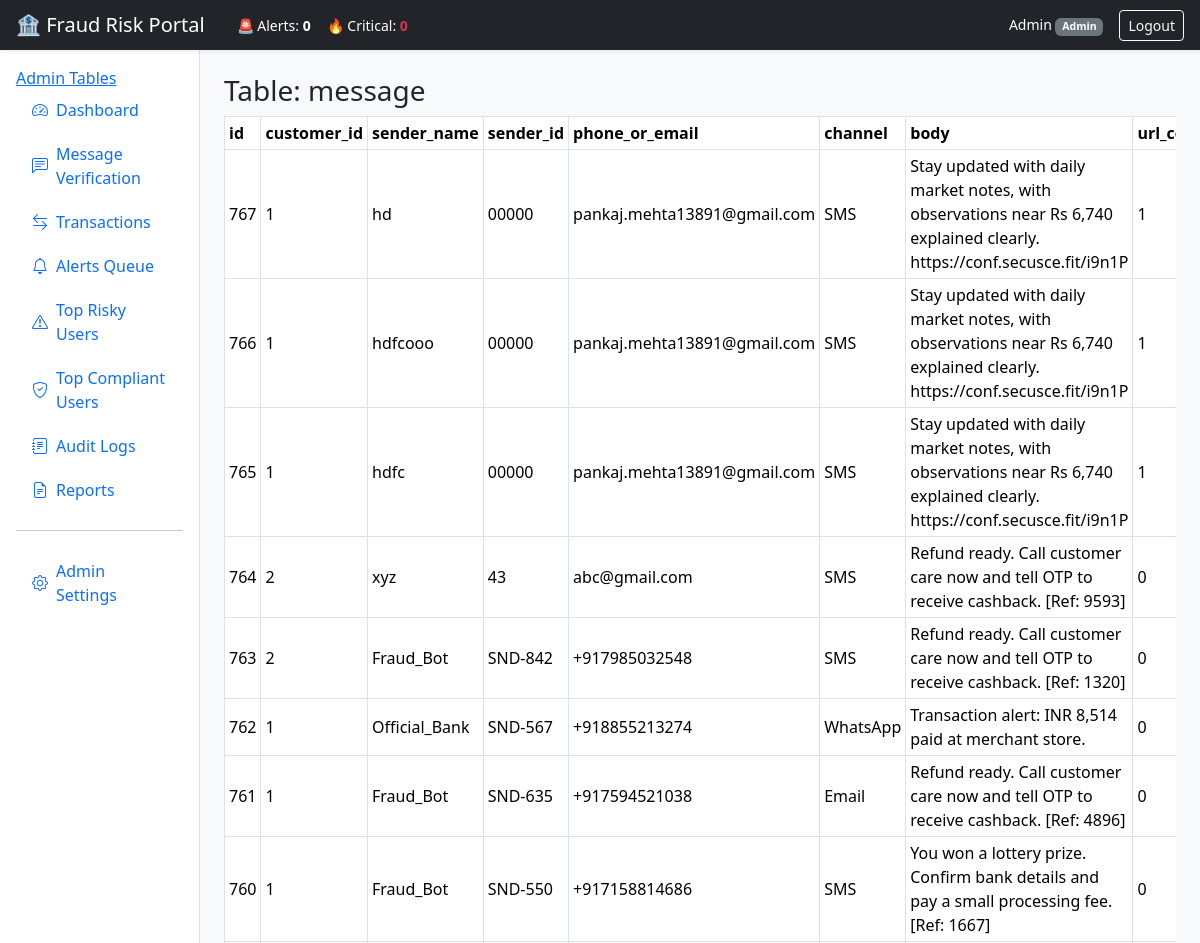
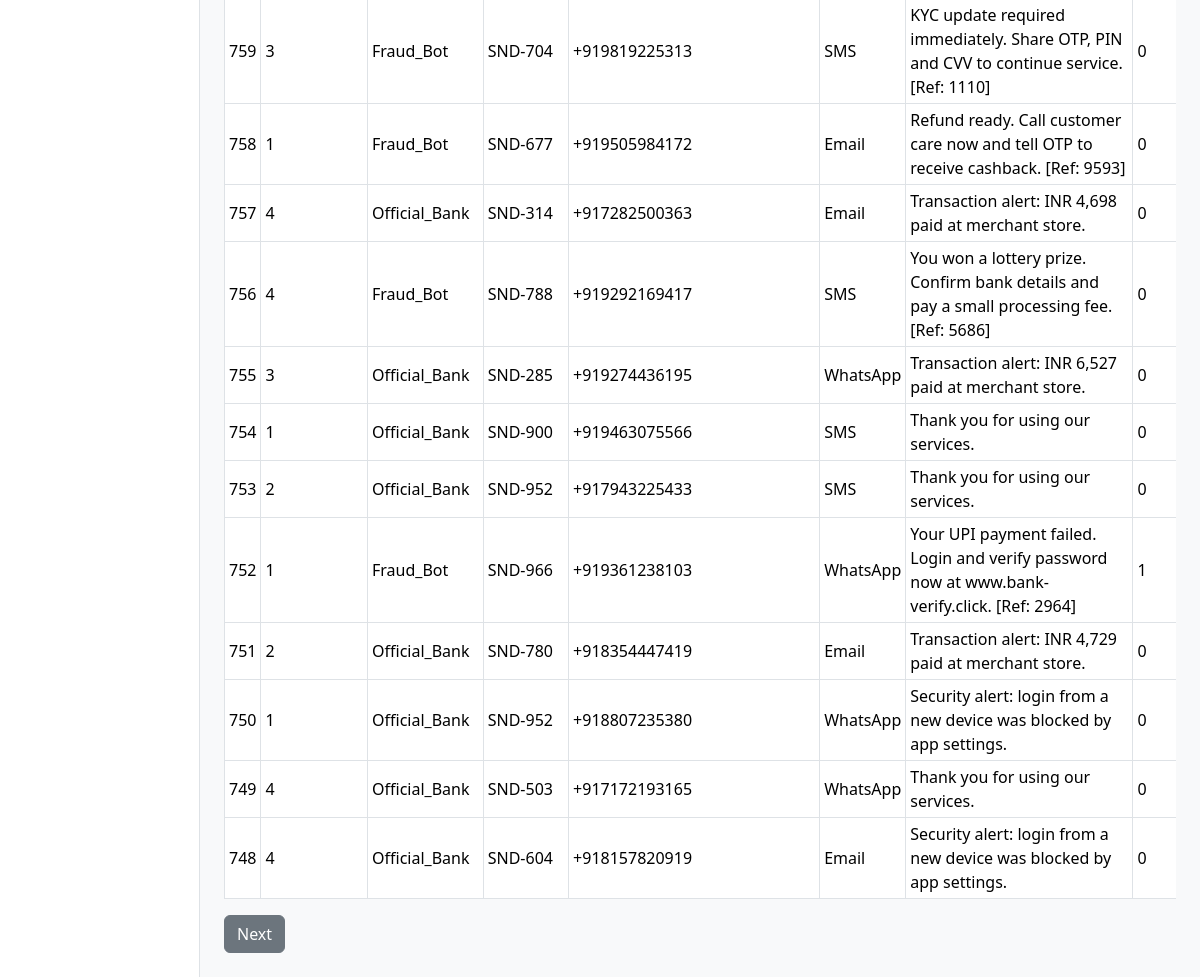
Screenshot of /admin/table/message (signed in) with the database file from the repository (2 pictures, top to bottom).
### app/models.py (models this page shows, shortened)
class User(db.Model, UserMixin):
    id = db.Column(db.Integer, primary_key=True)
    username = db.Column(db.String(80), unique=True, nullable=False)
    full_name = db.Column(db.String(120), nullable=False)
    role = db.Column(db.String(40), nullable=False, default=ROLE_BANKER)
    password_hash = db.Column(db.String(255), nullable=False)
    active = db.Column(db.Boolean, default=True)

class Message(db.Model):
    id = db.Column(db.Integer, primary_key=True)
    customer_id = db.Column(db.Integer, db.ForeignKey("customer.id"), nullable=True)
    sender_name = db.Column(db.String(120), nullable=True)
    sender_id = db.Column(db.String(120), nullable=True)
    phone_or_email = db.Column(db.String(120), nullable=True)
    channel = db.Column(db.String(20), default="SMS")
    body = db.Column(db.Text, nullable=False)
    url_count = db.Column(db.Integer, default=0)
    short_link_count = db.Column(db.Integer, default=0)
    created_at = db.Column(db.DateTime, default=datetime.utcnow)

### app/routes/admin.py (the view)
@admin_bp.route("/table/<table_name>")
@login_required
def view_table(table_name):
    if current_user.role != ROLE_ADMIN:
        abort(403)
    model = MODEL_MAP.get(table_name)
    if not model:
        abort(404)
    page = request.args.get("page", 1, type=int)
    per_page = 20
    query = model.query
    if hasattr(model, "id"):
        query = query.order_by(model.id.desc())
    pagination = query.paginate(page=page, per_page=per_page, error_out=False)
    columns = [c.name for c in model.__table__.columns]
    rows = pagination.items
    return render_template(
        "admin_table_view.html",
        table_name=table_name,
        columns=columns,
        rows=rows,
        pagination=pagination
    )

### app/models.py (called while the page is built)
@login_manager.user_loader
def load_user(user_id):
    return db.session.get(User, int(user_id))

### app/routes/main.py (called while the page is built)
@main_bp.app_context_processor
def inject_stats():
    stats = {
        "total": MessagePrediction.query.count(),
        "fraud": MessagePrediction.query.filter(MessagePrediction.risk_score >= 50).count(),
        "legit": MessagePrediction.query.filter(MessagePrediction.risk_score < 50).count(),
    }
    return dict(stats=stats)

### templates/admin_table_view.html (shortened to what this page needs)
{% extends "base.html" %}
{% block content %}
<h3>Table: {{ table_name }}</h3>
<div class="table-responsive">
  <table class="table table-bordered table-sm">
    <thead>
      <tr>
        {% for col in columns %}
          <th>{{ col }}</th>
        {% endfor %}
      </tr>
    </thead>
    <tbody>
      {% for row in rows %}
      <tr>
        {% for col in columns %}
          <td>
            {% if row is mapping %}
              {{ row[col] if col in row else '' }}
            {% else %}
              {{ row|attr(col) if row|attr(col) is not none else '' }}
            {% endif %}
          </td>
        {% endfor %}
      </tr>
      {% endfor %}
    </tbody>
  </table>
</div>
<div class="d-flex gap-2">
  {% if pagination.has_next %}
    <a class="btn btn-secondary" href="?page={{ pagination.next_num }}">Next</a>
  {% endif %}
</div>
{% endblock %}

### templates/base.html (shortened to what this page needs)
<!doctype html>
<html lang="en">
<head>
  <link href="https://cdn.jsdelivr.net/npm/bootstrap@5.3.3/dist/css/bootstrap.min.css" rel="stylesheet">
  <link href="https://cdn.jsdelivr.net/npm/bootstrap-icons@1.11.3/font/bootstrap-icons.css" rel="stylesheet">
  <link rel="stylesheet" href="{{ url_for('static', filename='css/style.css') }}">
</head>
<body class="bg-light">
<nav class="navbar navbar-dark bg-dark shadow-sm px-3">
  <div class="d-flex align-items-center gap-3">
    <span class="navbar-brand mb-0 h5">🏦 Fraud Risk Portal</span>
    <div class="d-none d-md-flex gap-3 text-white small">
      <span>🚨 Alerts: <b>{{ stats.open_alerts or 0 }}</b></span>
      <span>🔥 Critical: <b class="text-danger">{{ stats.critical_alerts or 0 }}</b></span>
    </div>
  </div>
  <div class="d-flex align-items-center gap-3 text-white">
    {% if current_user.is_authenticated %}
      <span class="small">
        {{ current_user.full_name }}
        <span class="badge bg-secondary">{{ current_user.role }}</span>
      </span>
      <a class="btn btn-outline-light btn-sm" href="{{ url_for('auth.logout') }}">Logout</a>
    {% endif %}
  </div>
</nav>
<div class="container-fluid">
  <div class="row">
    <aside class="col-lg-2 bg-white border-end min-vh-100 p-3">
    <a href="{{ url_for('admin.list_tables') }}">Admin Tables</a>
      <div class="nav flex-column gap-1">
        {% macro nav_item(endpoint, icon, label) %}
          <a class="nav-link d-flex align-items-center gap-2
            {% if request.endpoint == endpoint %}active fw-bold text-primary{% endif %}"
            href="{{ url_for(endpoint) }}">
            <i class="bi {{ icon }}"></i> {{ label }}
          </a>
        {% endmacro %}
        {{ nav_item('main.dashboard', 'bi-speedometer2', 'Dashboard') }}
        {{ nav_item('main.message_verify', 'bi-chat-left-text', 'Message Verification') }}
        {{ nav_item('main.transaction_monitor', 'bi-arrow-left-right', 'Transactions') }}
        {{ nav_item('main.alerts_queue', 'bi-bell', 'Alerts Queue') }}
        {{ nav_item('main.top_risky', 'bi-exclamation-triangle', 'Top Risky Users') }}
        {{ nav_item('main.top_compliant', 'bi-shield-check', 'Top Compliant Users') }}
        {{ nav_item('main.audit_logs', 'bi-journal-text', 'Audit Logs') }}
        {{ nav_item('main.reports_page', 'bi-file-earmark-text', 'Reports') }}
        {% if current_user.role == "Admin" %}
          <hr>
          {{ nav_item('main.admin_settings', 'bi-gear', 'Admin Settings') }}
        {% endif %}
      </div>
    </aside>
    <main class="col-lg-10 p-4">
      {% block content %}{% endblock %}
    </main>
  </div>
</div>
</body>
</html>

### static/css/style.css (style rules this page uses)
:root { --navy: #0b1f3a; --accent: #1d4ed8; --soft: #f4f7fb; }
.table td, .table th { vertical-align: middle; }

### rows the page displays
User: full_name "Admin", role "Admin"
Message: columns "767" "1" "hd" "00000" "pankaj.mehta13891@gmail.com" "SMS" "Stay updated with daily market notes, with observations near Rs 6,740 explained clearly. https://conf.secusce.fit/i9n1P" "1"
Message: columns "766" "1" "hdfcooo" "00000" "pankaj.mehta13891@gmail.com" "SMS" "Stay updated with daily market notes, with observations near Rs 6,740 explained clearly. https://conf.secusce.fit/i9n1P" "1"
Message: columns "765" "1" "hdfc" "00000" "pankaj.mehta13891@gmail.com" "SMS" "Stay updated with daily market notes, with observations near Rs 6,740 explained clearly. https://conf.secusce.fit/i9n1P" "1"
Message: columns "764" "2" "xyz" "43" "abc@gmail.com" "SMS" "Refund ready. Call customer care now and tell OTP to receive cashback. [Ref: 9593]" "0"
Message: columns "763" "2" "Fraud_Bot" "SND-842" "+917985032548" "SMS" "Refund ready. Call customer care now and tell OTP to receive cashback. [Ref: 1320]" "0"
Message: columns "762" "1" "Official_Bank" "SND-567" "+918855213274" "WhatsApp" "Transaction alert: INR 8,514 paid at merchant store." "0"
Message: columns "761" "1" "Fraud_Bot" "SND-635" "+917594521038" "Email" "Refund ready. Call customer care now and tell OTP to receive cashback. [Ref: 4896]" "0"
Message: columns "760" "1" "Fraud_Bot" "SND-550" "+917158814686" "SMS" "You won a lottery prize. Confirm bank details and pay a small processing fee. [Ref: 1667]" "0"
Message: columns "759" "3" "Fraud_Bot" "SND-704" "+919819225313" "SMS" "KYC update required immediately. Share OTP, PIN and CVV to continue service. [Ref: 1110]" "0"
Message: columns "758" "1" "Fraud_Bot" "SND-677" "+919505984172" "Email" "Refund ready. Call customer care now and tell OTP to receive cashback. [Ref: 9593]" "0"
Message: columns "757" "4" "Official_Bank" "SND-314" "+917282500363" "Email" "Transaction alert: INR 4,698 paid at merchant store." "0"
Message: columns "756" "4" "Fraud_Bot" "SND-788" "+919292169417" "SMS" "You won a lottery prize. Confirm bank details and pay a small processing fee. [Ref: 5686]" "0"
Message: columns "755" "3" "Official_Bank" "SND-285" "+919274436195" "WhatsApp" "Transaction alert: INR 6,527 paid at merchant store." "0"
Message: columns "754" "1" "Official_Bank" "SND-900" "+919463075566" "SMS" "Thank you for using our services." "0"
Message: columns "753" "2" "Official_Bank" "SND-952" "+917943225433" "SMS" "Thank you for using our services." "0"
Message: columns "752" "1" "Fraud_Bot" "SND-966" "+919361238103" "WhatsApp" "Your UPI payment failed. Login and verify password now at www.bank-verify.click. [Ref: 2964]" "1"
Message: columns "751" "2" "Official_Bank" "SND-780" "+918354447419" "Email" "Transaction alert: INR 4,729 paid at merchant store." "0"
Message: columns "750" "1" "Official_Bank" "SND-952" "+918807235380" "WhatsApp" "Security alert: login from a new device was blocked by app settings." "0"
Message: columns "749" "4" "Official_Bank" "SND-503" "+917172193165" "WhatsApp" "Thank you for using our services." "0"
Message: columns "748" "4" "Official_Bank" "SND-604" "+918157820919" "Email" "Security alert: login from a new device was blocked by app settings." "0"

### other values shown
{{ stats.open_alerts or 0 }} "0"
{{ stats.critical_alerts or 0 }} "0"
{{ label }} "Dashboard Message Verification Transactions Alerts Queue Top Risky Users Top Compliant Users Audit Logs Reports Admin Settings"
{{ table_name }} "message"
{{ col }} "id" "customer_id" "sender_name" "sender_id" "phone_or_email" "channel" "body"
